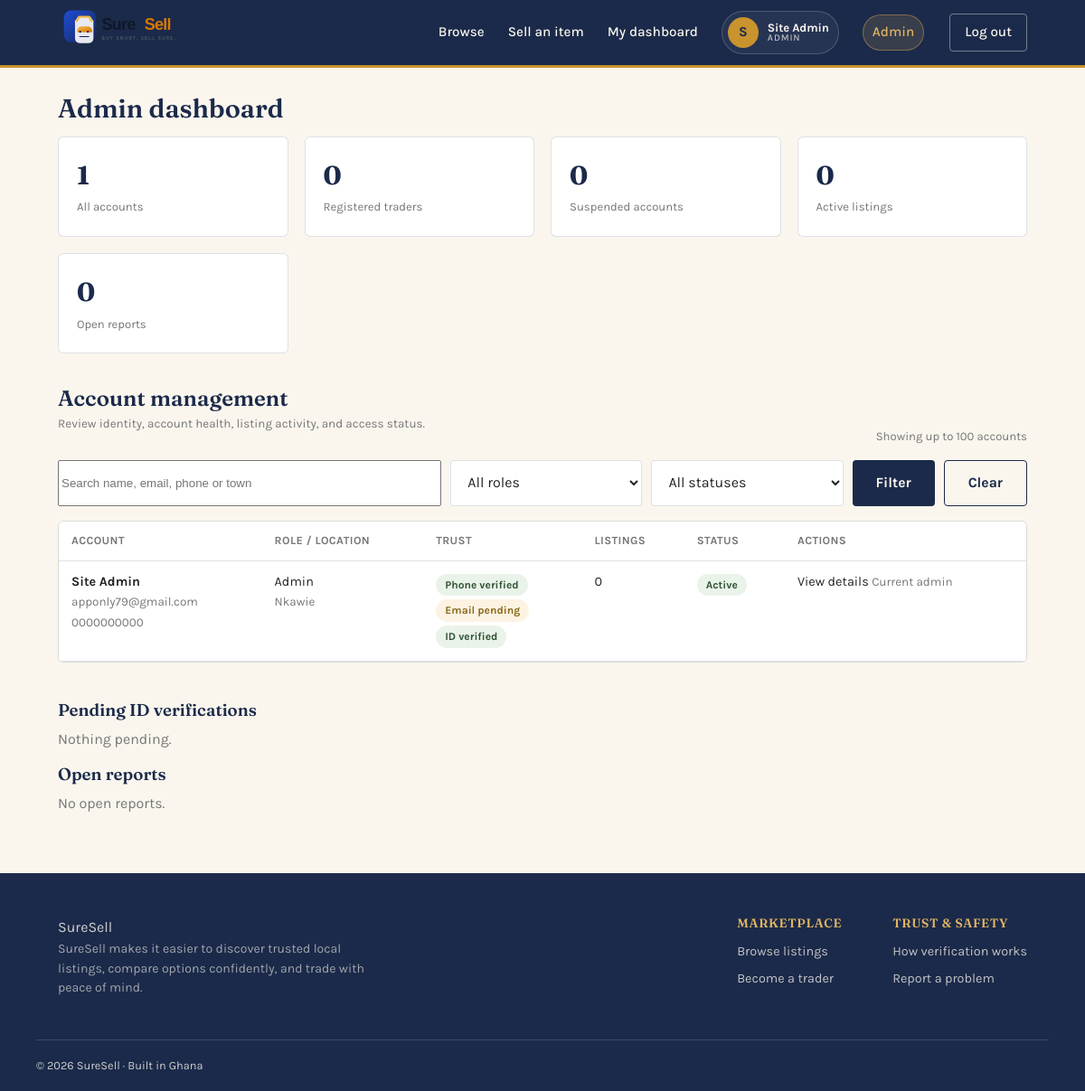
/admin/index.php (signed in), run on the app's committed database.
### tables this page shows
CREATE TABLE users (
    id                  INT UNSIGNED AUTO_INCREMENT PRIMARY KEY,
    full_name           VARCHAR(100)        NOT NULL,
    business_name       VARCHAR(120)        DEFAULT NULL,
    email               VARCHAR(190)        NOT NULL UNIQUE,
    phone               VARCHAR(20)         NOT NULL UNIQUE,
    password_hash       VARCHAR(255)        NOT NULL,
    role                ENUM('trader','buyer','admin') NOT NULL DEFAULT 'trader',
    town                VARCHAR(100)        NOT NULL,
    region              VARCHAR(40)         NOT NULL DEFAULT 'Unspecified',
    bio                 VARCHAR(500)        DEFAULT NULL,
    avatar_path         VARCHAR(255)        DEFAULT NULL,

     
    phone_verified      TINYINT(1)          NOT NULL DEFAULT 0,
    email_verified      TINYINT(1)          NOT NULL DEFAULT 0,
    id_verified         TINYINT(1)          NOT NULL DEFAULT 0,
    id_document_path    VARCHAR(255)        DEFAULT NULL,
    trust_score         INT                 NOT NULL DEFAULT 0,
    deals_completed     INT UNSIGNED        NOT NULL DEFAULT 0,

     
    failed_logins       TINYINT UNSIGNED    NOT NULL DEFAULT 0,
    locked_until        DATETIME            DEFAULT NULL,
    status              ENUM('active','suspended','banned') NOT NULL DEFAULT 'active',

    created_at          TIMESTAMP           NOT NULL DEFAULT CURRENT_TIMESTAMP,
    updated_at          TIMESTAMP           NOT NULL DEFAULT CURRENT_TIMESTAMP ON UPDATE CURRENT_TIMESTAMP,

    INDEX idx_town (town),
    INDEX idx_status (status)
);

### config/db.php (called while the page is built, shortened)
<?php
function db(): PDO
{
    static $pdo = null;
    if ($pdo === null) {
        $dsn = 'mysql:host=' . DB_HOST . ';port=' . DB_PORT . ';dbname=' . DB_NAME . ';charset=' . DB_CHARSET;
        try {
            $pdo = new PDO($dsn, DB_USER, DB_PASS, [
                PDO::ATTR_ERRMODE            => PDO::ERRMODE_EXCEPTION,
                PDO::ATTR_DEFAULT_FETCH_MODE => PDO::FETCH_ASSOC,
                PDO::ATTR_EMULATE_PREPARES   => false,
            ]);
        } catch (PDOException $e) {
            error_log('DB connection failed: ' . $e->getMessage());
            http_response_code(500);
            die('Service temporarily unavailable. Please try again shortly.');
        }
    }
    return $pdo;
}

### includes/functions.php (called while the page is built, shortened)
<?php
require_once __DIR__ . '/../config/db.php';
function e(?string $value): string
{
    return htmlspecialchars($value ?? '', ENT_QUOTES, 'UTF-8');
}
function clean_str(string $value): string
{
    return trim(strip_tags($value));
}
function current_user(): ?array
{
    static $cache = null;
    if ($cache !== null) {
        return $cache;
    }
    $stmt = db()->prepare('SELECT id, full_name, business_name, email, phone, role, town, bio,
                                   avatar_path, phone_verified, email_verified, id_verified, trust_score, region,
                                   deals_completed, status
                            FROM users WHERE id = ? LIMIT 1');
    $stmt->execute([$_SESSION['user_id']]);
    $cache = $stmt->fetch() ?: null;
    return $cache;
}
function require_login(): array
{
    $user = current_user();
    return $user;
}
function is_platform_admin(?array $user = null): bool
{
    $user = $user ?? current_user();
    return $user !== null
        && $user['role'] === 'admin'
        && strcasecmp($user['email'], ADMIN_EMAIL) === 0;
}
function require_admin(): array
{
    $user = require_login();
    return $user;
}

### admin/index.php (the view, shortened to what this page needs)
<?php
require_once __DIR__ . '/../includes/functions.php';
$admin = require_admin();
$search = clean_str($_GET['q'] ?? '');
$where = ['1 = 1'];
$params = [];
$accountStmt = db()->prepare('SELECT u.id, u.full_name, u.email, u.phone, u.role, u.town,
                   u.phone_verified, u.email_verified, u.id_verified, u.id_document_path, u.status, u.created_at,
                   (SELECT COUNT(*) FROM listings l WHERE l.user_id = u.id) AS listing_count
                FROM users u
                WHERE ' . implode(' AND ', $where) . '
                ORDER BY u.created_at DESC
                LIMIT 100');
$accountStmt->execute($params);
$accounts = $accountStmt->fetchAll();
$pendingIds = db()->query('SELECT id, full_name, email, phone, id_document_path, created_at
                            FROM users WHERE id_document_path IS NOT NULL AND id_verified = 0
                            ORDER BY created_at')->fetchAll();
$openReports = db()->query('SELECT r.id, r.reason, r.details, r.status, r.created_at,
                                    reporter.full_name AS reporter_name,
                                    l.id AS listing_id, l.title AS listing_title,
                                    reported.id AS reported_id, reported.full_name AS reported_name
                             FROM reports r
                             JOIN users reporter ON reporter.id = r.reporter_id
                             LEFT JOIN listings l ON l.id = r.reported_listing_id
                             LEFT JOIN users reported ON reported.id = r.reported_user_id
                             WHERE r.status IN ("open", "reviewing")
                             ORDER BY r.created_at')->fetchAll();
$totals = db()->query('SELECT
  (SELECT COUNT(*) FROM users) AS accounts,
  (SELECT COUNT(*) FROM users WHERE role="trader") AS traders,
  (SELECT COUNT(*) FROM users WHERE status="suspended") AS suspended,
  (SELECT COUNT(*) FROM users WHERE id_document_path IS NOT NULL AND id_verified = 0) AS pending_verifications,
    (SELECT COUNT(*) FROM listings WHERE status="active") AS active_listings,
    (SELECT COUNT(*) FROM reports WHERE status="open") AS open_reports
')->fetch();
require __DIR__ . '/../includes/header.php';
?>
<div class="wrap" style="margin-top:28px;">
  <h1 style="font-size:1.8rem;">Admin dashboard</h1>
  <div class="stat-cards">
    <div class="stat-card"><b><?= (int)$totals['accounts'] ?></b><span>All accounts</span></div>
    <div class="stat-card"><b><?= (int)$totals['traders'] ?></b><span>Registered traders</span></div>
    <div class="stat-card"><b><?= (int)$totals['suspended'] ?></b><span>Suspended accounts</span></div>
    <div class="stat-card"><b><?= (int)$totals['active_listings'] ?></b><span>Active listings</span></div>
    <div class="stat-card"><b><?= (int)$totals['open_reports'] ?></b><span>Open reports</span></div>
  </div>
  <section class="admin-section">
    <div class="admin-section-head">
      <div>
        <h2>Account management</h2>
        <p class="admin-muted">Review identity, account health, listing activity, and access status.</p>
      </div>
      <span class="admin-count">Showing up to 100 accounts</span>
    </div>
    <form method="get" class="admin-filters">
      <input type="search" name="q" value="<?= e($search) ?>" placeholder="Search name, email, phone or town">
      <select name="role" aria-label="Filter by role">
        <option value="">All roles</option>
      </select>
      <select name="status" aria-label="Filter by status">
        <option value="">All statuses</option>
      </select>
      <button class="btn btn-primary" type="submit">Filter</button>
      <a class="btn btn-outline" href="index.php">Clear</a>
    </form>
    <?php if (!$accounts): ?>
      <div class="empty-state"><h3>No accounts found</h3><p>Try clearing the filters or using a different search.</p></div>
    <?php else: ?>
      <div class="admin-table-wrap">
        <table class="data-table admin-table">
          <thead><tr><th>Account</th><th>Role / location</th><th>Trust</th><th>Listings</th><th>Status</th><th>Actions</th></tr></thead>
          <tbody>
            <?php foreach ($accounts as $account): ?>
              <tr>
                <td><strong><?= e($account['full_name']) ?></strong><br><span class="admin-muted"><?= e($account['email']) ?><br><?= e($account['phone']) ?></span></td>
                <td><?= e(ucfirst($account['role'])) ?><br><span class="admin-muted"><?= e($account['town']) ?></span></td>
                <td>
                  <span class="status-pill <?= $account['phone_verified'] ? 'status-active' : 'status-pending' ?>"><?= $account['phone_verified'] ? 'Phone verified' : 'Phone pending' ?></span><br>
                  <span class="status-pill <?= $account['email_verified'] ? 'status-active' : 'status-pending' ?>"><?= $account['email_verified'] ? 'Email verified' : 'Email pending' ?></span><br>
                  <span class="status-pill <?= $account['id_verified'] ? 'status-active' : ($account['id_document_path'] ? 'status-pending' : 'status-removed') ?>"><?= $account['id_verified'] ? 'ID verified' : ($account['id_document_path'] ? 'ID review' : 'No ID') ?></span>
                </td>
                <td><?= (int)$account['listing_count'] ?></td>
                <td><span class="status-pill status-<?= e($account['status']) ?>"><?= e(ucfirst($account['status'])) ?></span></td>
                <td>
                  <div class="admin-actions">
                    <a href="user-details.php?id=<?= (int)$account['id'] ?>">View details</a>
                    <?php if ((int)$account['id'] !== (int)$admin['id']): ?>
                      <form method="post" action="manage-user.php">
                        <?= csrf_field() ?><input type="hidden" name="user_id" value="<?= (int)$account['id'] ?>">
                        <?php if (!$account['id_verified'] && $account['id_document_path']): ?><button name="action" value="approve" class="admin-link">Approve ID</button><?php endif; ?>
                        <?php if ($account['id_document_path'] && !$account['id_verified']): ?><button name="action" value="reject" class="admin-link danger-link">Reject ID</button><?php endif; ?>
                        <?php if ($account['role'] !== 'admin'): ?><button name="action" value="make_admin" class="admin-link">Make admin</button><?php endif; ?>
                        <?php if ($account['status'] === 'active'): ?><button name="action" value="suspend" class="admin-link danger-link">Suspend</button><?php elseif ($account['status'] === 'suspended'): ?><button name="action" value="activate" class="admin-link">Activate</button><?php endif; ?>
                        <button name="action" value="delete" class="admin-link danger-link" onclick="return confirm('Delete this account and its associated listings? This cannot be undone.')">Delete</button>
                      </form>
                    <?php else: ?><span class="admin-muted">Current admin</span><?php endif; ?>
                  </div>
                </td>
              </tr>
            <?php endforeach; ?>
          </tbody>
        </table>
      </div>
    <?php endif; ?>
  </section>
  <h3>Pending ID verifications</h3>
  <?php if (!$pendingIds): ?>
    <p style="color:#777;">Nothing pending.</p>
  <?php endif; ?>
  <h3>Open reports</h3>
  <?php if (!$openReports): ?>
    <p style="color:#777;">No open reports.</p>
  <?php endif; ?>
</div>
<?php require __DIR__ . '/../includes/footer.php'; ?>

### includes/header.php (shortened to what this page needs)
<?php
require_once __DIR__ . '/functions.php';
$__user = current_user();
$__page = $__page ?? '';
?>
<!DOCTYPE html>
<html lang="en">
<head>
<link rel="stylesheet" href="<?= APP_URL ?>/assets/css/style.css?v=<?= (int) filemtime(__DIR__ . '/../assets/css/style.css') ?>">
</head>
<body>
<header class="site-header">
  <div class="wrap header-row">
    <a class="brand" href="<?= APP_URL ?>/index.php">
      <img class="brand-logo" src="<?= APP_URL ?>/assets/img/nokware-logo.svg" alt="SureSell">
    </a>
    <nav class="site-nav" id="siteNav">
      <a href="<?= APP_URL ?>/browse.php" class="<?= $__page==='browse'?'active':'' ?>">Browse</a>
      <?php if ($__user): ?>
        <a href="<?= APP_URL ?>/add-listing.php" class="<?= $__page==='add-listing'?'active':'' ?>">Sell an item</a>
        <a href="<?= APP_URL ?>/dashboard.php" class="<?= $__page==='dashboard'?'active':'' ?>">My dashboard</a>
        <a href="<?= APP_URL ?>/profile.php?id=<?= (int)$__user['id'] ?>" class="nav-user">
          <?php if (!empty($__user['avatar_path'])): ?>
            <img class="nav-avatar" src="<?= APP_URL ?>/assets/uploads/<?= e($__user['avatar_path']) ?>" alt="">
          <?php else: ?>
            <span class="nav-avatar nav-avatar-placeholder"><?= e(mb_substr($__user['full_name'],0,1)) ?></span>
          <?php endif; ?>
          <span class="nav-user-name">
            <strong><?= e($__user['full_name']) ?></strong>
            <small><?= is_platform_admin($__user) ? 'Admin' : 'Trader account' ?></small>
          </span>
        </a>
        <?php if (is_platform_admin($__user)): ?><a href="<?= APP_URL ?>/admin/index.php" class="nav-admin-link">Admin</a><?php endif; ?>
        <a href="<?= APP_URL ?>/logout.php" class="btn-ghost nav-logout">Log out</a>
      <?php else: ?>
        <a href="<?= APP_URL ?>/login.php" class="<?= $__page==='login'?'active':'' ?>">Log in</a>
        <a href="<?= APP_URL ?>/register.php" class="btn-solid">Join as a trader</a>
      <?php endif; ?>
    </nav>
  </div>
</header>
<main>

### data on the page
users: full_name "S", full_name "Site Admin", email "apponly79@gmail.com", phone "0000000000", role "Admin", town "Nkawie", phone_verified "Phone verified", email_verified "Email pending", id_verified "ID verified", listing_count "0", status "Active", shows "Current admin"

### other printed values
$totals['accounts'] "1"
$totals['traders'] "0"
$totals['suspended'] "0"
$totals['active_listings'] "0"
$totals['open_reports'] "0"
